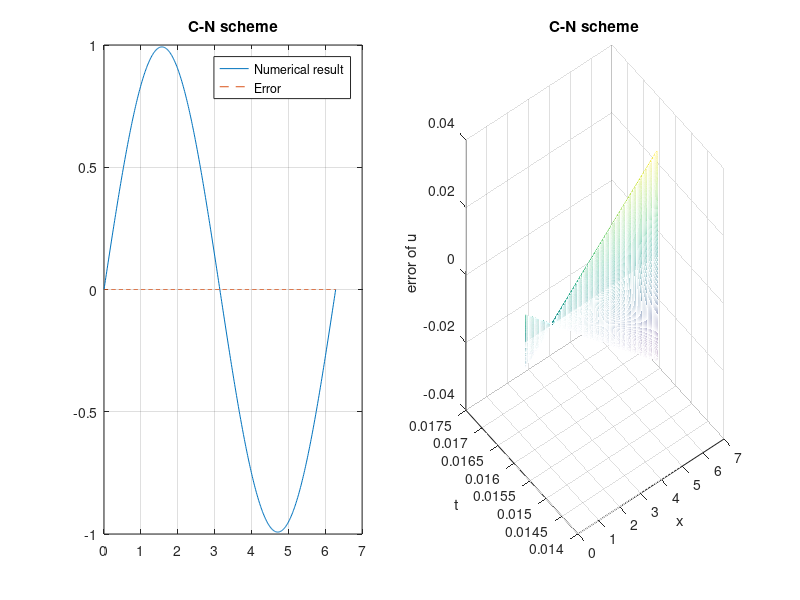

The MATLAB source for this figure:
%%% Crank-Nicholson Method %%%

clc, clear, close
N =500;
u = zeros(N+1, N+1);
h = 2*pi/N; % spatial step

time_step = h^2; % time step
f = time_step/(h^2);
x = 0:h:(2*pi);
x = x';
t = 0:time_step:(N*time_step);
t = t';

% initial data
u(:,1) = sin(x);  

% boundary
u(1,:) = 0; 
u(N+1,:) = 0; 

% difference scheme
diag1 = (2+f).*ones(N-1, 1); 
diag2 = -0.5.*f.*ones(N-2, 1);
AA = diag(diag1) + diag(diag2, 1) + diag(diag2, -1); % coefficient matrix

for n = 1:N  % loop over time
    b(1) = 0.5*f*u(1, n) + 0.5*f*u(3, n) + 0.5*f*u(1, n) + (2-f)*u(2, n);
    b(N-1) = 0.5*f*u(N+1, n) + 0.5*f*u(N-1, n) + 0.5*f*u(N+1, n) + (2-f)*u(N, n);
    for i = 2:N-2
        b(i) = 0.5*f*u(i+2, n) + 0.5*f*u(i, n) + (2-f)*u(i+1, n);
    end 
    u(2:N, n+1) = AA\(b');
end

t = t(100);
exact = exp(-0.5.*t).*sin(x); % exact solution
key = u(:,100);
error = key - exact;
subplot(1,2,1),plot(x, key)
title('C-N scheme')

hold on 
subplot(1,2,1),plot(x, error, '--')
legend('Numerical result','Error')
grid on

subplot(1,2,2), plot(x, error)
xlabel('x')
ylabel('u (when tn = 100)')
legend('Error')
title('C-N scheme')
grid on

[X, T] = meshgrid(x, t);
exact = exp(-0.5.*T).*sin(X); % exact solution
exact = exact';
mesh(X, T, exact-u);
xlabel('x')
ylabel('t')
zlabel('error of u')
title('C-N scheme') 


